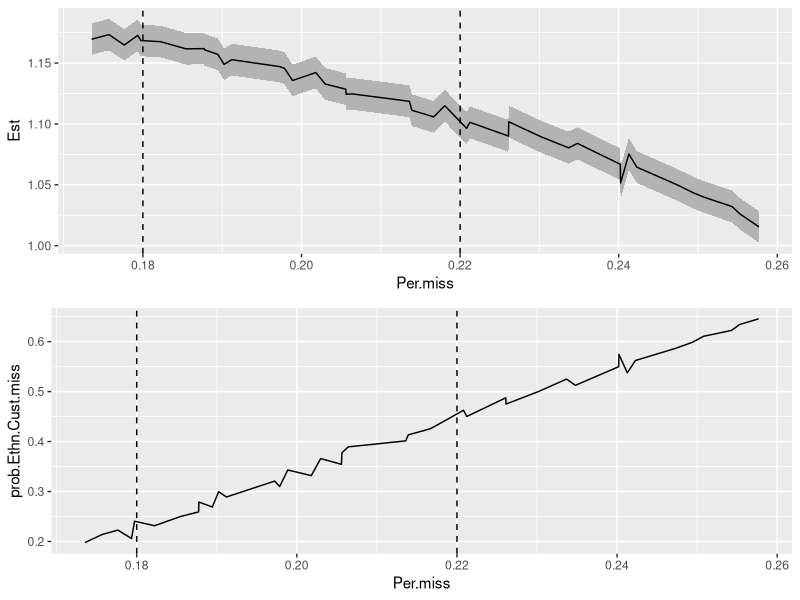
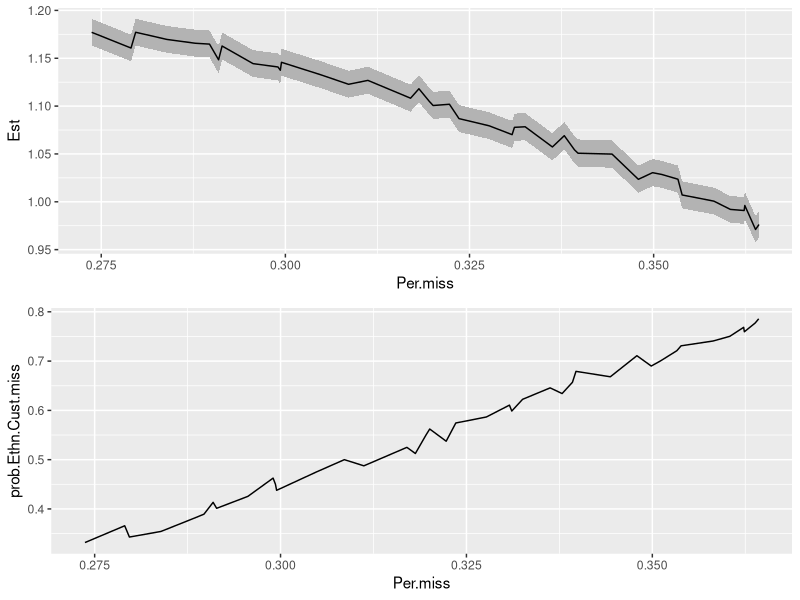

Recreate these plots in R, in order.
## ---- chunk 1
knitr::opts_chunk$set(echo = TRUE)
library(arm)
library(mice)
library(ggplot2)
library(car)
library(dplyr)
library(purrr)
library(forcats)
library(gridExtra)
setwd("~/Dropbox (LSE Statistics)/Sentencing Disparities/Methods festival")
## ---- chunk 2
ReMF.dat<- read.csv("ReMF_original.csv",
                       header=T,stringsAsFactors = T)
#head(ReMF.dat)
## ---- chunk 3
# relevel Prev_Convictions
ReMF.dat <- ReMF.dat %>% mutate(Prev_Convictions = 
          fct_relevel(Prev_Convictions, 
          c("None","1 to 3","4 to 9","10 or more")))

# remove Sentence_Length
ReMF.dat <- dplyr::select(ReMF.dat,-c(Sentence_Length))
## ---- chunk 4
ReMF.dat <- ReMF.dat %>%
  mutate(Age_Cont = Age_Cont - mean(Age_Cont))
## ---- chunk 5
Cust.benchmark <- glm(Custody~.,data=ReMF.dat)

#summary(Cust.benchmark)
## ---- chunk 6
ci.tab<-function(vec,Miss=1,Cust=0,Ethn=0,Inter=0){
  #default values are miss=1, 
  #Cust=Ethn=Inter=0 means there is 
  #no parameter for the missingness model
 ret.tab <- c(vec[1]-2*vec[2],vec[1],
      vec[1]+2*vec[2])
 ret.tab <- exp(ret.tab)
 #If you want output on the log(OR) scale, comment the line above
 ret.tab <-c(ret.tab,c(Miss, Cust, Ethn, Inter))
 ret.tab <- as.data.frame(t(ret.tab))
  colnames(ret.tab) = c("Lower 95% CI", "Est","Upper 95% CI",
                        "Miss","Cust","Ethn","Inter")
  ret.tab
}
#Miss=1, no missing
#Miss=2, MCAR
#Miss=3, MAR
#Miss=4, MNAR
## ---- chunk 7
Ethn.Cust.benchmark <- 
  summary(Cust.benchmark)$coefficients[4,1:2] 
#the 4th row corresponds to ethnicity and 
#the 1,2 columns are the estimate and its sd

Ethn.Cust.benchmark.tab <- ci.tab(Ethn.Cust.benchmark)
Ethn.Cust.benchmark.tab

## ---- chunk 8
#parameter that governs the percentage of missingness
per.miss <- 0.2

#generate the missing data indicator
MCAR <- rbinom(n=nrow(ReMF.dat),size=1,prob=c(per.miss))
#sum(MCAR)/nrow(ReMF.dat) 
#should check that the % of missing is approximately correct

#now add NAs to create a missingness pattern
MCAR_ReMF.dat <- ReMF.dat %>%
  mutate(Ethnicity=ifelse(MCAR==1,NA,Ethnicity))
## ---- chunk 9
Cust.MCAR <- summary(glm(Custody~.,data=MCAR_ReMF.dat))
Ethn.Cust.MCAR <- Cust.MCAR$coefficients[4,1:2]

Ethn.Cust.MCAR.tab <- ci.tab(Ethn.Cust.MCAR, Miss=2)

rbind(Ethn.Cust.benchmark.tab,Ethn.Cust.MCAR.tab)
## ---- chunk 10
MM.Age_Cont <- -0.02
MM.MF_Remorse <- -0.20


#vector of probabilities that are associated with Age and remorse
pMAR <- with(ReMF.dat, invlogit(-1.3 + MM.Age_Cont*Age_Cont +
                   MM.MF_Remorse*MF_Remorse))

#missing data indicator
MAR <- rbinom(n = nrow(ReMF.dat), size = 1, prob = pMAR)
#sum(MAR)/nrow(ReMF.dat) 
#check that this is approx 0.2

MAR_ReMF.dat <- ReMF.dat %>%
  mutate(Ethnicity=ifelse(MAR==0,Ethnicity,NA))
## ---- chunk 11
Cust.MAR <- summary(glm(Custody~.,data=MAR_ReMF.dat))
Ethn.Cust.MAR <- Cust.MAR$coefficients[4,1:2]

Ethn.Cust.MAR.tab <- ci.tab(Ethn.Cust.MAR, Miss=3)
## ---- chunk 12
rbind(Ethn.Cust.benchmark.tab,Ethn.Cust.MCAR.tab,
      Ethn.Cust.MAR.tab)
## ---- chunk 13
MM.Ethn <- 0.2
MM.Cust <- -0.05
MM.Ethn.Cust <- 0.9
## ---- chunk 14
MNAR_intercept <- -1.55
## ---- chunk 15
#Ethn=1, Cust=1
invlogit(MNAR_intercept+MM.Cust+MM.Ethn+MM.Ethn.Cust)
#Ethn=1, Cust=0
invlogit(MNAR_intercept+MM.Ethn)
#Ethn=0, Cust=1
invlogit(MNAR_intercept+MM.Cust)
#Ethn=0, Cust=0
invlogit(MNAR_intercept)
## ---- chunk 16

pMNAR <- with(ReMF.dat,
             invlogit(MNAR_intercept + MM.Age_Cont*Age_Cont + 
                   MM.MF_Remorse*MF_Remorse +
                   MM.Cust*Custody + 
                   MM.Ethn*Ethnicity + 
                   MM.Ethn.Cust*Custody*Ethnicity))

#missing data indicator
MNAR <- rbinom(n = nrow(ReMF.dat), size = 1, prob = pMNAR)
sum(MNAR)/nrow(ReMF.dat)

MNAR_ReMF.dat <- ReMF.dat %>%
  mutate(Ethnicity=ifelse(MNAR==0,Ethnicity,NA))

## ---- chunk 17
Cust.MNAR <- summary(glm(Custody~.,data=MNAR_ReMF.dat))
Ethn.Cust.MNAR <- Cust.MNAR$coefficients[4,1:2]

Ethn.Cust.MNAR.tab <- ci.tab(Ethn.Cust.MNAR, Miss=4, 
Cust = MM.Cust, Ethn = MM.Ethn, Inter = MM.Ethn.Cust)

Ethn.Cust.MNAR.tab
## ---- chunk 18
rbind(Ethn.Cust.benchmark.tab,Ethn.Cust.MCAR.tab,
      Ethn.Cust.MAR.tab,Ethn.Cust.MNAR.tab)
## ---- chunk 19
Cust.all.results <- rbind(Ethn.Cust.benchmark.tab,Ethn.Cust.MCAR.tab,
                          Ethn.Cust.MAR.tab,Ethn.Cust.MNAR.tab)
rownames(Cust.all.results) <- c("True","MCAR","MAR","MNAR")
Cust.all.results
## ---- chunk 20
MM.Ethn.Cust.Vec <- seq(0,2,by=0.05)
MM.Intercept <- (seq())

#to store the percentage missing so this remains "plausible"
store.per.miss <- rep(NA, length(MM.Ethn.Cust.Vec))

store.coeff.ethn <- c()

for(i in 1:length(MM.Ethn.Cust.Vec)){
  MM.Ethn.Cust <- MM.Ethn.Cust.Vec[i]
 pMNAR <- with(ReMF.dat,
             invlogit(MNAR_intercept + MM.Age_Cont*Age_Cont + 
                     MM.MF_Remorse*MF_Remorse +
                     MM.Cust*Custody + 
                     MM.Ethn*Ethnicity + 
                     MM.Ethn.Cust*Custody*Ethnicity))

#missing data indicator
MNAR <- rbinom(n = nrow(ReMF.dat), size = 1, prob = pMNAR)
store.per.miss[i] <- sum(MNAR)/nrow(ReMF.dat)

MNAR_ReMF.dat <- ReMF.dat %>%
  mutate(Ethnicity=ifelse(MNAR==0,Ethnicity,NA))

Cust.MNAR <- summary(glm(Custody~.,data=MNAR_ReMF.dat))
Ethn.Cust.MNAR <- Cust.MNAR$coefficients[4,1:2]

store.coeff.ethn <- rbind(store.coeff.ethn,ci.tab(Ethn.Cust.MNAR, Miss=4, 
                Cust = MM.Cust, Ethn = MM.Ethn, Inter = MM.Ethn.Cust))
}

##PLOTS

plot.coeff.miss <- ggplot(data=data.frame(Per.miss=store.per.miss,store.coeff.ethn),
                          aes(x=Per.miss)) +
                  geom_ribbon(aes(ymin=Lower.95..CI,
                                  ymax=Upper.95..CI), fill = "grey70")+
  geom_line(aes(y=Est)) +
  geom_hline(yintercept=Ethn.Cust.benchmark.tab$coefficient) +
  geom_vline(xintercept=c(0.18,0.22),linetype="dashed")
  

prob.Ethn.Cust.miss = with(store.coeff.ethn,
                      invlogit(MNAR_intercept+MM.Cust+
                                 MM.Ethn+Inter)) 


plot.per.miss <- ggplot(data=data.frame(prob.Ethn.Cust.miss=prob.Ethn.Cust.miss,
                                        Per.miss=store.per.miss),
                        aes(y=prob.Ethn.Cust.miss,x=Per.miss))+geom_line() +
                        geom_vline(xintercept=c(0.18,0.22),linetype="dashed")

grid.arrange(plot.coeff.miss, plot.per.miss, nrow = 2)
## ---- chunk 21

MNAR_intercept <- -0.9
MM.Ethn <- 0.3
MM.Cust <- -0.1
MM.Ethn.Cust <- 0.5
MM.Age_Cont <- -0.01
MM.MF_Remorse <- -0.30

MM.Ethn.Cust.Vec <- seq(0,2,by=0.05)
MM.Intercept <- (seq())

#to store the percentage missing so this remains "plausible"
store.per.miss <- rep(NA, length(MM.Ethn.Cust.Vec))

store.coeff.ethn <- c()

for(i in 1:length(MM.Ethn.Cust.Vec)){
  MM.Ethn.Cust <- MM.Ethn.Cust.Vec[i]
 pMNAR <- with(ReMF.dat,
             invlogit(MNAR_intercept + MM.Age_Cont*Age_Cont + 
                     MM.MF_Remorse*MF_Remorse +
                     MM.Cust*Custody + 
                     MM.Ethn*Ethnicity + 
                     MM.Ethn.Cust*Custody*Ethnicity))

#missing data indicator
MNAR <- rbinom(n = nrow(ReMF.dat), size = 1, prob = pMNAR)
store.per.miss[i] <- sum(MNAR)/nrow(ReMF.dat)

MNAR_ReMF.dat <- ReMF.dat %>%
  mutate(Ethnicity=ifelse(MNAR==0,Ethnicity,NA))

Cust.MNAR <- summary(glm(Custody~.,data=MNAR_ReMF.dat))
Ethn.Cust.MNAR <- Cust.MNAR$coefficients[4,1:2]

store.coeff.ethn <- rbind(store.coeff.ethn,ci.tab(Ethn.Cust.MNAR, Miss=4, 
                Cust = MM.Cust, Ethn = MM.Ethn, Inter = MM.Ethn.Cust))
}

##PLOTS

plot.coeff.miss <- ggplot(data=data.frame(Per.miss=store.per.miss,store.coeff.ethn),
                          aes(x=Per.miss)) +
                  geom_ribbon(aes(ymin=Lower.95..CI,
                                  ymax=Upper.95..CI), fill = "grey70")+
  geom_line(aes(y=Est)) +
  geom_hline(yintercept=Ethn.Cust.benchmark.tab$coefficient)# +
  #geom_vline(xintercept=c(0.18,0.22),linetype="dashed")

prob.Ethn.Cust.miss = with(store.coeff.ethn,
                      invlogit(MNAR_intercept+MM.Cust+
                                 MM.Ethn+Inter)) 


plot.per.miss <- ggplot(data=data.frame(prob.Ethn.Cust.miss=prob.Ethn.Cust.miss,
                                        Per.miss=store.per.miss),
                        aes(y=prob.Ethn.Cust.miss,x=Per.miss))+geom_line()# +
   #                     geom_vline(xintercept=c(0.18,0.22),linetype="dashed")

grid.arrange(plot.coeff.miss, plot.per.miss, nrow = 2)


## ---- chunk 22

Cust.all.results <- rbind(Ethn.Cust.benchmark.tab,Ethn.Cust.MCAR.tab,
                          Ethn.Cust.MAR.tab,Ethn.Cust.MNAR.tab)
rownames(Cust.all.results) <- c("True","MCAR","MAR","MNAR")
Cust.all.results
